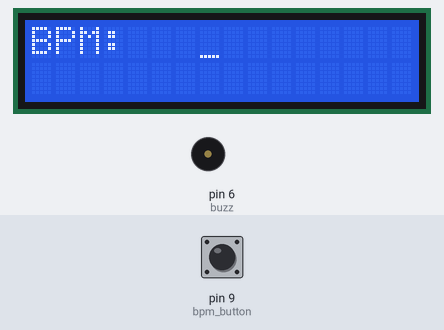
Bench run of a sketch on a simulated Arduino Uno, built with avr-gcc and run on an emulated ATmega328P. Shown: 16×2 character LCD, buzzer (waves = sounding). The test bench sets the inputs (shaded band); at power-on: pin 9 (bpm_button) LOW. What the sketch prints to the serial monitor is not drawn.

Above: at 1.2 s.
1.3 s: pin 9 (bpm_button) pulled HIGH for 3.2 s
At 5.6 s:
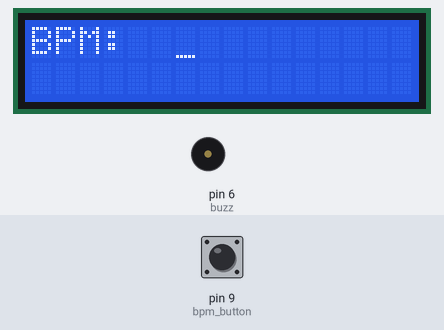
6.1 s: pin 9 (bpm_button) pulled HIGH for 0.15 s
At 7.4 s:
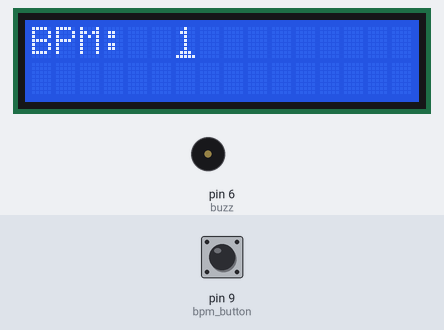
7.7 s: pin 9 (bpm_button) pulled HIGH for 1 s
At 9.9 s:
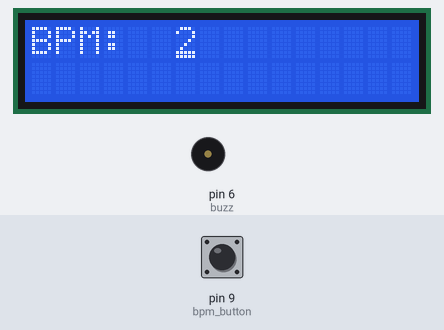
10.2 s: pin 9 (bpm_button) pulled HIGH for 0.15 s
At 11.8 s:
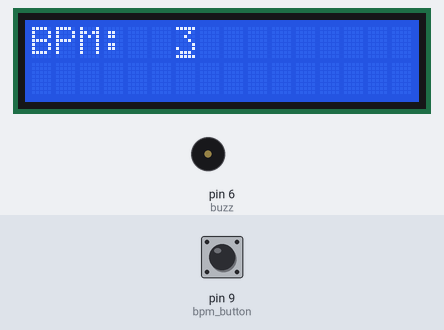
Timing chart, 0 to 12.8 s (numbered marks = the images above; inputs shaded):
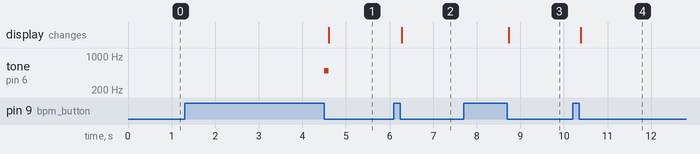

Measured:
- after the input at 1.3 s, tone on pin 6 (buzz): silent → 500 Hz after 3.2 s, → silent 0.10 s later; the display: changes after 3.3 s (image 1)
- after the input at 6.1 s, the display: changes after 0.18 s (image 2)
- after the input at 7.7 s, the display: changes after 1.0 s (image 3)
- after the input at 10.2 s, the display: changes after 0.18 s (image 4)

The sketch:

test_metronome.ino
```cpp
#include <LiquidCrystal.h>

// initializing LCD pins with the arduino pin it's associated with
const int rs = 10, en = 8, db4 = 5, db5 = 4, db6 = 3, db7 = 2;
LiquidCrystal lcd(rs, en, db4, db5, db6, db7);

const int buzz = 6; // pin for the buzzer
const int bpm_button = 9; // pin for control button

int time_between_beats = 0; // the time between beats
const int click_duration = 50; // the actual duration of the metronome click in milliseconds

const int number_of_digits = 3; // just in case we want to have higher bpms
int bpm_array[number_of_digits] = {0, 0, 0}; // each place corresponds with a digit of the bpm (on the actual screen, the digits are at (0,6), (0.7), (0,8))
int integer_bpm = 0; // the actual bpm in integer form
String string_bpm = ""; // bpm in string form for easy digit concatenation

unsigned long press_duration = 0; // this will keep track of how long the button has been pressed
bool bpm_pressed = false; // variable to keep track of if the bpm button has been pressed
unsigned long start_time = 0; // time when button was pressed
unsigned long end_time = 0; // time when button was released

/*
  The basic idea of this code is to loop through each of the digits in the bpm array and update them as the Control Button is pressed.
  The code does not move onto the next digit until a long press has been performed.
  Inputs -> Outputs:
    1. Short press (< 1000 ms) -> display current digit + 1
      (if the current digit = 9) -> displays 0
    2. Long press (>= 1000 ms) -> move to the next digit
      (if the current digit is the hundreds place) -> play the BPM loop
  States:
    1. Idle
    2. Number displaying in digit place
    3. Playing BPM loop
*/

void setup() {
  Serial.begin(9600);

  pinMode(buzz, OUTPUT); // sets the buzzer's pin as output
  pinMode(bpm_button, INPUT); // sets the button's pin as input

  lcd.begin(16, 2); // we're using 16x2 display (with extras)
  lcd.print("BPM: "); // replace with "BPM: "
}

void loop() {
  for (int i = 0; i < number_of_digits; i++) { // iterating through each of the digits in the bpm array
    // reset the variables
    bpm_pressed = false;
    press_duration = 0;
    start_time = 0;
    end_time = 0;

    lcd.setCursor(7 - i, 0); // sets the cursor to the current location
    lcd.cursor(); // displays cursor

    while (press_duration < 1000) {
      // resetting variables (if we come back here, then that means we've gone through a short press or nothing has happened; either way, we need to reset)
      bpm_pressed = false;
      press_duration = 0;
      start_time = 0;
      end_time = 0;

      if (digitalRead(bpm_button) == HIGH) { // checking that we're pressing the bpm button
        bpm_pressed = true; // confirming we're pressing the bpm_button
        start_time = millis(); // checking the time the program has been running at the moment the button is pressed

        // debugging stuff
        Serial.print("Start Time: ");
        Serial.println(start_time);
        Serial.println("Button pressed!");

        // wait until the button has been released before doing anything to avoid Arduino from reading HIGH more than once
        while (digitalRead(bpm_button) == HIGH) {
        }
      }

      if (digitalRead(bpm_button) == LOW && bpm_pressed == true) { // checking that the button has been released, not just that it's off
        end_time = millis(); // checking the time the program has been running the moment the button is released

        // debugging stuff
        Serial.print("End Time: ");
        Serial.println(end_time);
        Serial.println("Button released!");
      }

      if (end_time != 0 && start_time != 0) { // this should only be happening while the other two are not 0; otherwise, weirdness can happen with negative numbers
        press_duration = end_time - start_time; // finds the difference between the two reference times

        // debugging stuff
        Serial.print("Press Duration: ");
        Serial.println(press_duration);
      }

      if (press_duration < 1000 && digitalRead(bpm_button) == LOW && bpm_pressed == true) { // this is a short press, so the digit will change (bpm_button must be LOW so this only triggers on release)
        bpm_array[i]++;

        if (bpm_array[i] > 9) { // if the digit would go over 9, set it back to 0
          bpm_array[i] = 0;
        }

        // debugging stuff
        Serial.print("Current digital value: ");
        Serial.println(bpm_array[i]);
        Serial.println("Short press!");

        // print value to screen and keep the cursor in place
        lcd.print(bpm_array[i]);
        lcd.setCursor(7 - i, 0);
      }

      if (press_duration >= 1000) { // millis is calculated in milliseconds; this is a long press
        // the buzzer makes a noise to indicate a long press has happened
        tone(buzz, 500);
        delay(2 * click_duration); // duration is largerly arbirary here; just made it double the click_duration to make it distinguishable
        noTone(buzz);
      }

    }
  }

  // now that the array bpm is sorted out, we need to put the digits together in an actual number
  // the the easiest method is turning each of the values to characters, concatenating them, then turning the result into an integer
  for (int i = 0; i < number_of_digits; i++) {
    string_bpm += String(bpm_array[number_of_digits - 1 - i]);
  }
  integer_bpm = string_bpm.toInt();

  // debugging stuff
  Serial.print("Integer BPM: ");
  Serial.println(integer_bpm);

  /*
  weird issue here: take a theoretical 60 BPM metronome. With a delay of 50 (that is, the note lasts for 50 ms), the beat will take up 300 ms in total over every minute.
  this is actually noticeable, so to fix this, we need to adjust for this lag by subtracting the time_between_beats by the click_length
  */

  time_between_beats = ((60 * 1000) / integer_bpm) - click_duration;
  Serial.print("Time Between Beats: ");
  Serial.println(time_between_beats);

  // playing the metronome
  while (true) {
    tone(buzz, 500);
    delay(click_duration);
    noTone(buzz);
    delay(time_between_beats);
  }
}
```
